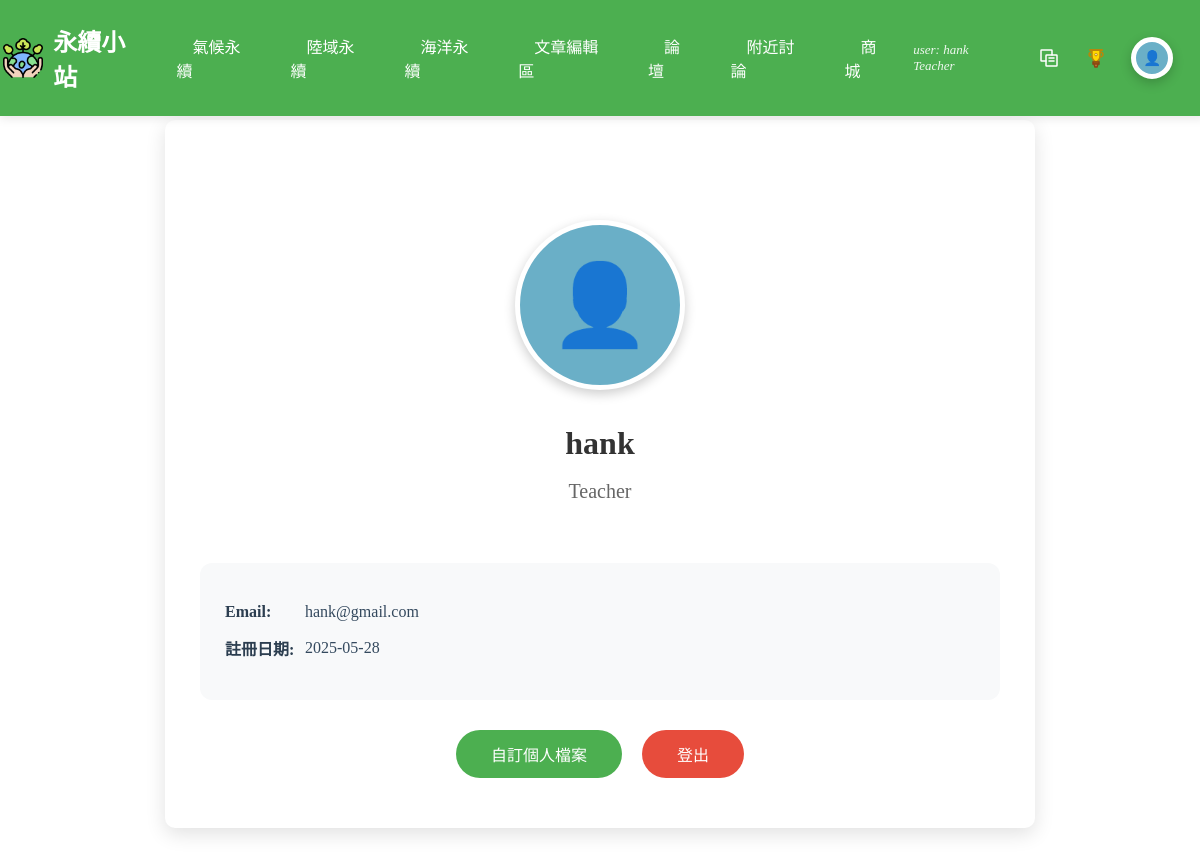
The page /php/user.php (signed in) on the database its author committed.
### tables this page shows
CREATE TABLE `user` (
  `UserID` int(11) NOT NULL COMMENT '使用者編號 (PK)',
  `Username` varchar(50) DEFAULT NULL COMMENT '使用者名稱',
  `Email` varchar(100) NOT NULL COMMENT '電子郵件',
  `Password` varchar(255) NOT NULL COMMENT '密碼 (加密儲存)',
  `JoinDate` datetime DEFAULT current_timestamp() COMMENT '註冊時間',
  `Status` enum('Student','Teacher','Admin') NOT NULL DEFAULT 'Student' COMMENT '使用者身份',
  `reset_token` varchar(255) DEFAULT NULL,
  `token_expire` datetime DEFAULT NULL,
  `AvatarURL` varchar(255) DEFAULT NULL,
  `BackgroundURL` varchar(255) DEFAULT NULL
);

### php/user.php (the view, shortened to what this page needs)
<?php
$servername = "localhost";
$db_username = "root";
$db_password = "";
$dbname = "sustain";
$conn = new mysqli($servername, $db_username, $db_password, $dbname);
$conn->set_charset("utf8mb4");
$username = $_SESSION['username'];
$sql = "SELECT * FROM user WHERE Username='$username'";
$result = $conn->query($sql);
if ($result->num_rows > 0) {
    $user = $result->fetch_assoc();
}
?>
<!DOCTYPE html>
<html lang="en">
<head>
    <link rel="stylesheet" href="../css/user.css">
    <link rel="stylesheet" href="../css/nav3.css">
</head>
<body>
    <header>
        <?php
        include "nav.php";
        ?>
    </header>
    <div class="user-profile-container">
        <div class="user-profile-card" style="padding: 50px 35px; box-shadow: 0 6px 20px rgba(0, 0, 0, 0.12);">
            <div class="user-profile-header" style="padding-top: 50px; margin-bottom: 40px;">
                <div class="avatar-container" style="margin-bottom: 20px;">
                    <?php if (!empty($user['AvatarURL'])): ?>
                        <img src="../<?php echo htmlspecialchars($user['AvatarURL']); ?>" alt="用戶頭像" class="user-avatar" style="width: 160px !important; height: 160px !important; border: 5px solid white; box-shadow: 0 4px 12px rgba(0, 0, 0, 0.2);">
                    <?php else: ?>
                        <div class="default-avatar" style="width: 160px !important; height: 160px !important; border: 5px solid white; box-shadow: 0 4px 12px rgba(0, 0, 0, 0.2);">
                            <span class="default-avatar-icon" style="font-size: 5rem !important;">👤</span>
                        </div>
                    <?php endif; ?>
                </div>
                <h2 class="user-name" style="font-size: 32px; margin: 15px 0 8px;"><?php echo htmlspecialchars($user['Username']); ?></h2>
                <p class="user-status" style="font-size: 20px;"><?php echo htmlspecialchars($user['Status']); ?></p>
            </div>
            <div class="user-info-section">
                <p class="user-info-item">
                    <strong class="user-info-label">Email:</strong>
                    <?php echo htmlspecialchars($user['Email'] ?? '未設置'); ?>
                </p>
                <p class="user-info-item">
                    <strong class="user-info-label">註冊日期:</strong>
                    <?php echo htmlspecialchars(isset($user['JoinDate']) ? date('Y-m-d', strtotime($user['JoinDate'])) : '未知'); ?>
                </p>
            </div>
            <div style="text-align: center; margin-top: 30px; display: flex; justify-content: center; gap: 20px;">
                <a href="profile_customize.php" class="custom-button">自訂個人檔案</a>
                <form action="logout.php" method="post" style="margin: 0;">
                    <button type="submit" class="logout-button">登出</button>
                </form>
            </div>
        </div>
    </div>
</body>
</html>

### css/user.css (style rules this page uses)
body, html { margin: 0; padding: 0; height: 100%; }
.user-profile-container { width: 1200px; margin: 100px auto 0; padding: 20px; box-sizing: border-box; }
.user-profile-card { background: white; border-radius: 15px; box-shadow: 0 4px 15px rgba(0, 0, 0, 0.1); padding: 40px; width: 100%; max-width: 600px; margin: 0 auto; }
.user-profile-header { text-align: center; margin-bottom: 40px; }
.user-name { margin: 0; color: #2c3e50; font-size: 28px; font-weight: 600; }
.user-status { color: #7f8c8d; font-size: 18px; margin: 10px 0 0; }
.user-info-section { background-color: #f8f9fa; border-radius: 12px; padding: 25px; margin: 30px 0; }
.user-info-item { margin: 15px 0; color: #34495e; font-size: 16px; display: flex; align-items: center; }
.user-info-label { min-width: 80px; color: #2c3e50; }
.logout-button { background-color: #e74c3c; color: white; border: none; padding: 12px 35px; border-radius: 25px; font-size: 16px; cursor: pointer; transition: all 0.3s ease; }
.custom-button { background-color: #4CAF50; color: white; border: none; padding: 12px 35px; border-radius: 25px; font-size: 16px; cursor: pointer; transition: all 0.3s ease; text-decoration: none; }

### css/nav3.css (style rules this page uses)
body, html { margin: 0; padding: 0; height: 100%; }

### php/user.php (style rules this page uses)
.user-profile-container { position: relative; padding: 20px; }
.user-profile-card { position: relative; background-color: #fff; border-radius: 10px; box-shadow: 0 6px 15px rgba(0, 0, 0, 0.1); padding: 40px 30px; max-width: 800px; margin: 0 auto; z-index: 1; overflow: visible; }
.user-profile-header { text-align: center; margin-bottom: 40px; padding-top: 40px; display: flex; flex-direction: column; align-items: center; position: relative; z-index: 1; }
.avatar-container { margin-bottom: 20px; position: relative; z-index: 2; }
.user-name { font-size: 32px; margin: 15px 0 8px; color: #333; font-weight: 600; }
.user-status { font-size: 20px; color: #666; margin-bottom: 20px; }
.default-avatar { width: 180px; height: 180px; border-radius: 50%; background: #6aafc7; display: flex; align-items: center; justify-content: center; border: 5px solid white; box-shadow: 0 4px 12px rgba(0, 0, 0, 0.2); }
.default-avatar-icon { font-size: 5.5rem; color: white; }

### php/nav.php (style rules this page uses)
.default-avatar { width: 32px; height: 32px; border-radius: 50%; background: #6aafc7; display: flex; align-items: center; justify-content: center; overflow: hidden; }
.default-avatar-icon { font-size: 0.9rem; color: white; }

### rows shown on the page
user: Username "hank", Status "Teacher", Email "hank@gmail.com", JoinDate "2025-05-28"

### other values the page prints
$_SESSION['username'] "hank"
$_SESSION['role'] "Teacher"
